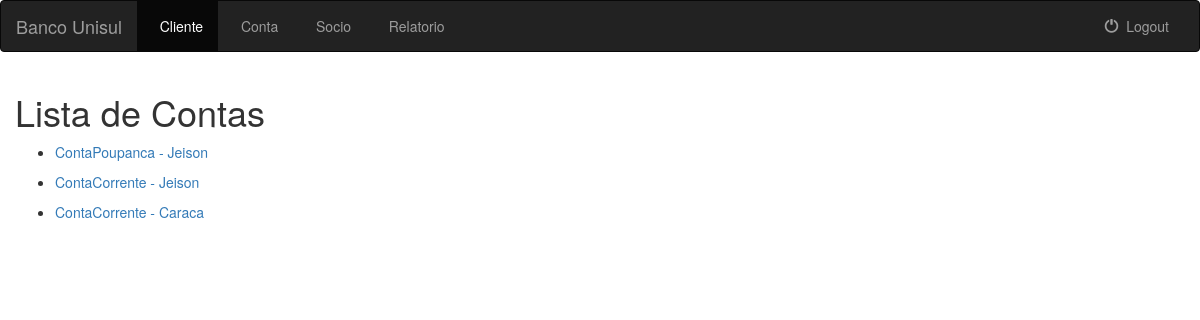
The page /listaconta/ (signed in) on the database as committed earlier.
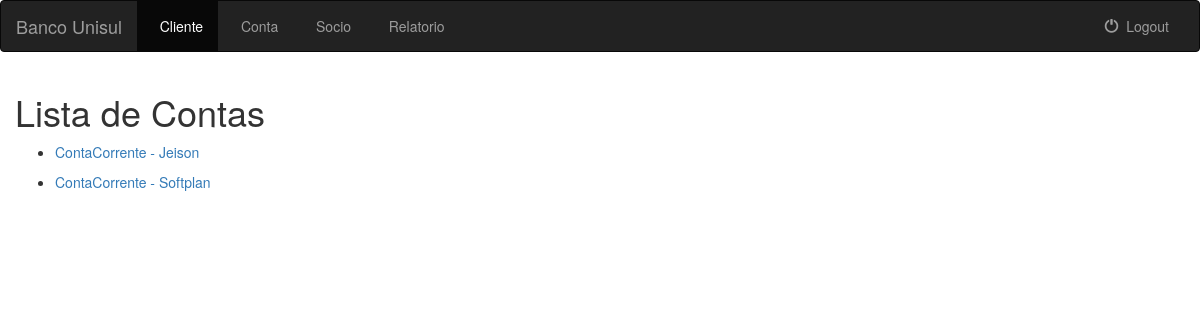
The same page on the database as committed later.
### banco_unisul/models.py (models this page shows, shortened)
class Conta(models.Model):
    TIPO_CONTA = (
        (1, 'ContaCorrente'),
        (2, 'ContaPoupanca'),
    )
    agencia = models.ForeignKey(Agencia, on_delete=models.CASCADE)
    cliente = models.ForeignKey(Cliente, on_delete=models.CASCADE)
    tpconta = models.IntegerField("Tipo da Conta", choices=TIPO_CONTA)
    saldo = models.IntegerField()
    chespecial = models.IntegerField("Limite cheque especial")
    flespecial = models.BooleanField("Utiliza cheque especial")
    class META:
        unique_together = (("cliente", "tpconta"),)

class Cliente(models.Model):
    nome = models.CharField(max_length=200)
    endereco = models.CharField(max_length=200)
    class META:
        abstract = True

### banco_unisul/views.py (the view)
# urls.py: url(r'^listaconta/$', views.ListaContaView.as_view(), name='listaconta'),
class ListaContaView(LoginRequiredMixin, generic.ListView):
    model = Conta
    template_name = 'banco_unisul/listaconta.html'
    context_object_name = 'todos_contas'
    def get_queryset(self):
        return Conta.objects.all()

### templates/banco_unisul/listaconta.html (shortened to what this page needs)
{% extends 'banco_unisul/baseinterno.html' %}
{% block cad_cliente %}active{% endblock %}
{% block body %}
    {% if todos_contas %}
        <h1 class="col-sm-12">Lista de Contas</h1>
        {% for conta in todos_contas %}
            <div class="col-sm-10">
                <ul>
                    <li><a href="{% url 'banco_unisul:conta-update' conta.id %}">{{ conta.get_tpconta_display }} - {{ conta.cliente.nome }}</a></li>
                </ul>
            </div>
        {% endfor %}
    {% else %}
        <div>
            <h2>
                Não existe contas cadastradas.
            </h2>
        </div>
    {% endif %}
{% endblock %}

Rows that differ between the two databases and show on the page:
removed Conta: tpconta "ContaPoupanca", cliente.nome "Jeison"
removed Conta: tpconta "ContaCorrente", cliente.nome "Caraca"
added Conta: tpconta "ContaCorrente", cliente.nome "Softplan"
